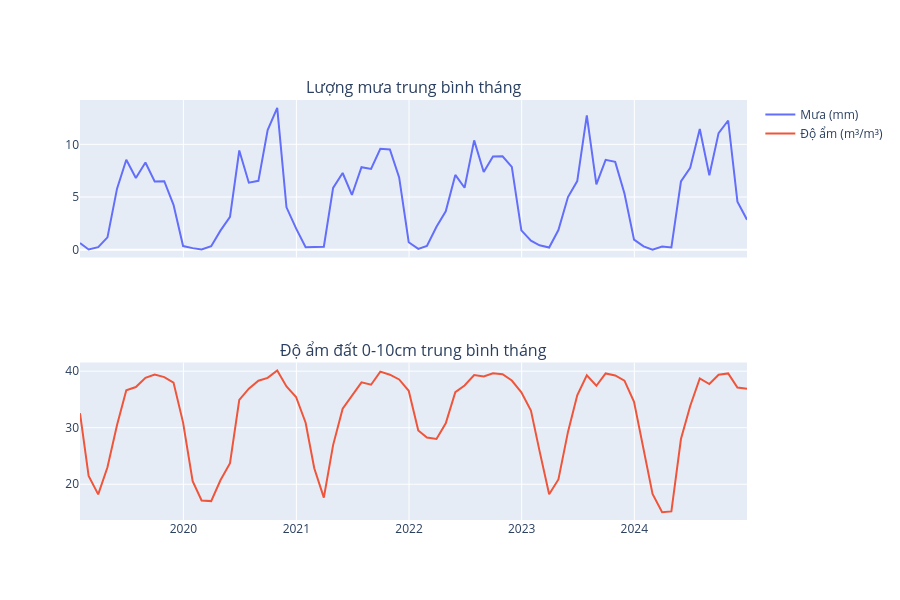

The cell this chart's notebook holds for it:
### Markdown cell above
## 2. Xu hướng thời gian
### Trung bình tháng toàn vùng

### Code cell
monthly_precip = df_precip.groupby(pd.Grouper(level="date", freq="M"))[
    "precipitation"
].mean()
monthly_soil = df_gldas.groupby(pd.Grouper(level="date", freq="M"))[
    "SoilMoi0_10cm_inst"
].mean()
fig = make_subplots(
    rows=2,
    cols=1,
    shared_xaxes=True,
    subplot_titles=["Lượng mưa trung bình tháng", "Độ ẩm đất 0-10cm trung bình tháng"],
)
fig.add_trace(
    go.Scatter(x=monthly_precip.index, y=monthly_precip, name="Mưa (mm)"), row=1, col=1
)
fig.add_trace(
    go.Scatter(x=monthly_soil.index, y=monthly_soil, name="Độ ẩm (m³/m³)"), row=2, col=1
)
fig.update_layout(height=600)
fig.show()
